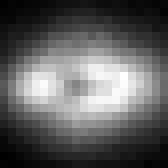
%> input picture standalone/fit3D/data/single_bead.tif, 21 x 21 px (shown 8 times larger)
$ octave --eval "result = f_waveletBackground(imread('../../../../standalone/fit3D/data/single_bead.tif'));"   (GNU Octave 9; MATLAB toolbox functions it lacks are replaced by stand-ins)
%> lines starting %> are read from the running program, lines starting %| are printed output that depends on the picture
% Copyright (c)2013, The Board of Trustees of The Leland Stanford Junior
% University. All rights reserved.
%
% Redistribution and use in source and binary forms, with or without
% modification, are permitted provided that the following conditions are
% met:
%
% Redistributions of source code must retain the above copyright notice,
% this list of conditions and the following disclaimer.
% Redistributions in binary form must reproduce the above copyright notice,
% this list of conditions and the following disclaimer in the documentation
% and/or other materials provided with the distribution.
% Neither the name of the Leland Stanford Junior University nor the names
% of its contributors may be used to endorse or promote products derived
% from this software without specific prior written permission.
% THIS SOFTWARE IS PROVIDED BY THE COPYRIGHT HOLDERS AND CONTRIBUTORS "AS
% IS" AND ANY EXPRESS OR IMPLIED WARRANTIES, INCLUDING, BUT NOT LIMITED TO,
% THE IMPLIED WARRANTIES OF MERCHANTABILITY AND FITNESS FOR A PARTICULAR
% PURPOSE ARE DISCLAIMED. IN NO EVENT SHALL THE COPYRIGHT HOLDER OR
% CONTRIBUTORS BE LIABLE FOR ANY DIRECT, INDIRECT, INCIDENTAL, SPECIAL,
% EXEMPLARY, OR CONSEQUENTIAL DAMAGES (INCLUDING, BUT NOT LIMITED TO,
% PROCUREMENT OF SUBSTITUTE GOODS OR SERVICES; LOSS OF USE, DATA, OR
% PROFITS; OR BUSINESS INTERRUPTION) HOWEVER CAUSED AND ON ANY THEORY OF
% LIABILITY, WHETHER IN CONTRACT, STRICT LIABILITY, OR TORT (INCLUDING
% NEGLIGENCE OR OTHERWISE) ARISING IN ANY WAY OUT OF THE USE OF THIS
% SOFTWARE, EVEN IF ADVISED OF THE POSSIBILITY OF SUCH DAMAGE.

function [filt_bg,flag] = f_waveletBackground(I)
try
% decompose image into wavelet basis
% N = 4 represents amount of detail in background
% db3 is type of basis, Daubechies "3"
[C,S] = wavedec2(I,4,'db3');
%> C = 1041 values, max 10269.5 at index 22, min -1739.5 at index 60, mean 279.9; S = [6 6; 6 6; 7 7; 9 9; 13 13; 21 21]
C_filt = zeros(1,length(C));
k = S(1,1)*S(1,2);      % pull out approx coeff
%> k = 36
%n = k+3*S(2,1)*S(2,2);
C_filt(1:k) = C(1:k);
%x = 1:S(1);

% search for sharp peaks in approx coefficents, average out those with
% neighboring coefficients
% corresponds to bright fiducials
med = median(C_filt(1:k));
%> med = 7681.8
flag_vec = zeros(k,1);

for ii=2:k-2;
    if abs(C_filt(ii)-med)<1000;
        C_filt(ii) = C_filt(ii);
    elseif abs(C_filt(ii+1)-med)<1000;
        C_filt(ii) = mean([C_filt(ii-1),C_filt(ii+1)]);
        flag_vec(ii) = -1;
    else
        C_filt(ii) = mean([C_filt(ii-1),C_filt(ii+2)]);
        flag_vec(ii) = -1;
    end
end
%> this loop made 33 passes
%> after the loop, C_filt = 1041 values, max 8590.4 at index 17, min 0 at index 37, mean 259.3; flag_vec = 36 values, max 0 at index 1, min -1 at index 4, mean -0.278

%report how many times the above loop went into alternate if
%statements
flag = sum(flag_vec);
%> flag = -10


I_filt = waverec2(C_filt,S,'db3');
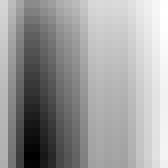
%> I_filt: size 21x21 double (shown 8 times larger); min 409.4, max 467, mean 444.8; drawn with min black and max white
% smooth out wavelet reconstruction with Gaussian blur
h = fspecial('gaussian',100,15);
filt_bg = imfilter(I_filt,h,'replicate');
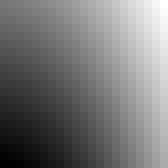
%> filt_bg: size 21x21 double (shown 8 times larger); min 446.8, max 458.8, mean 452.4; drawn with min black and max white


% [8 lines of commented-out code are left out]
catch
%     disp('own wavelet bg used')
    filt_bg=mywaveletfilter(I,4,true);
    flag=1;
end
end
